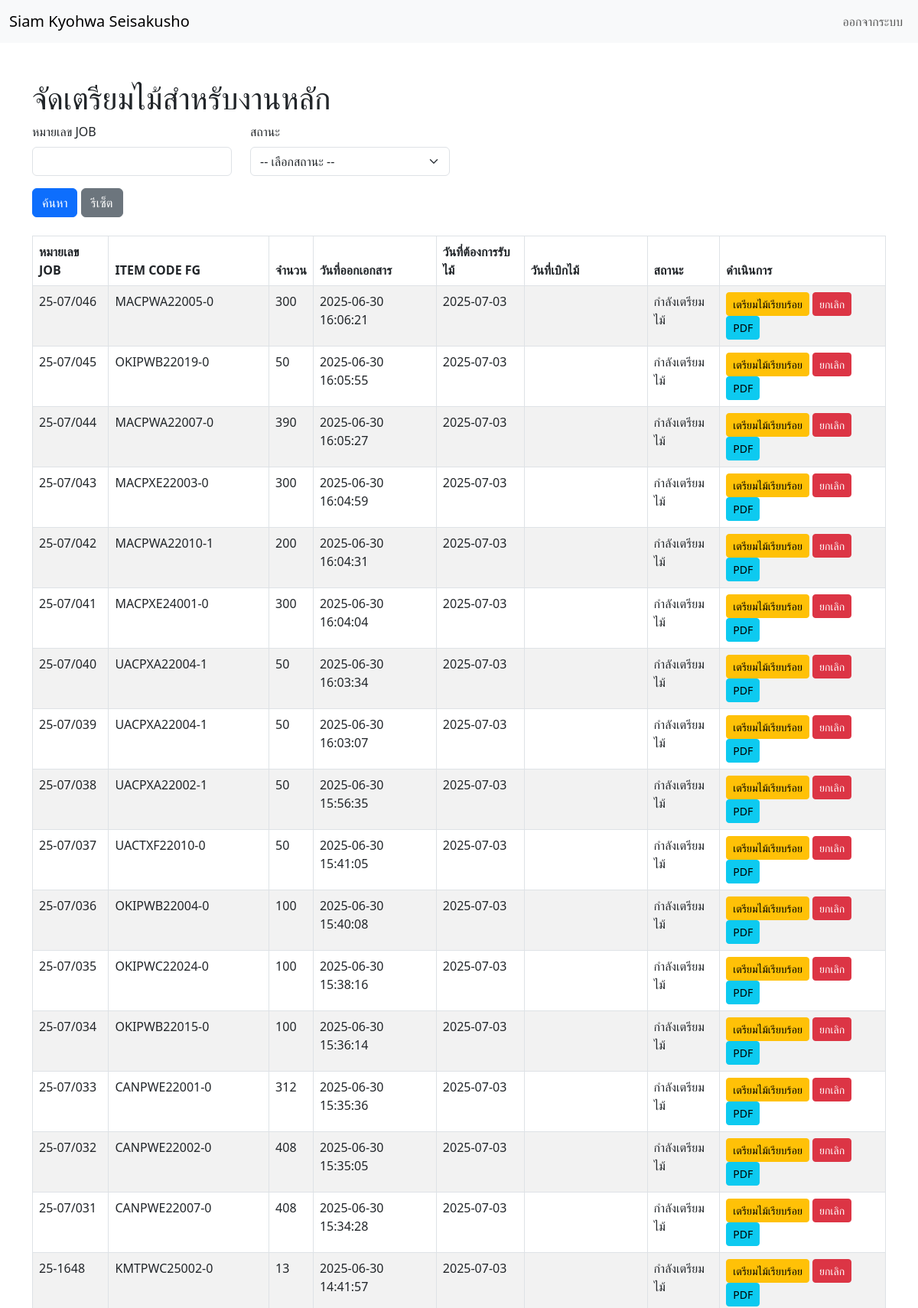
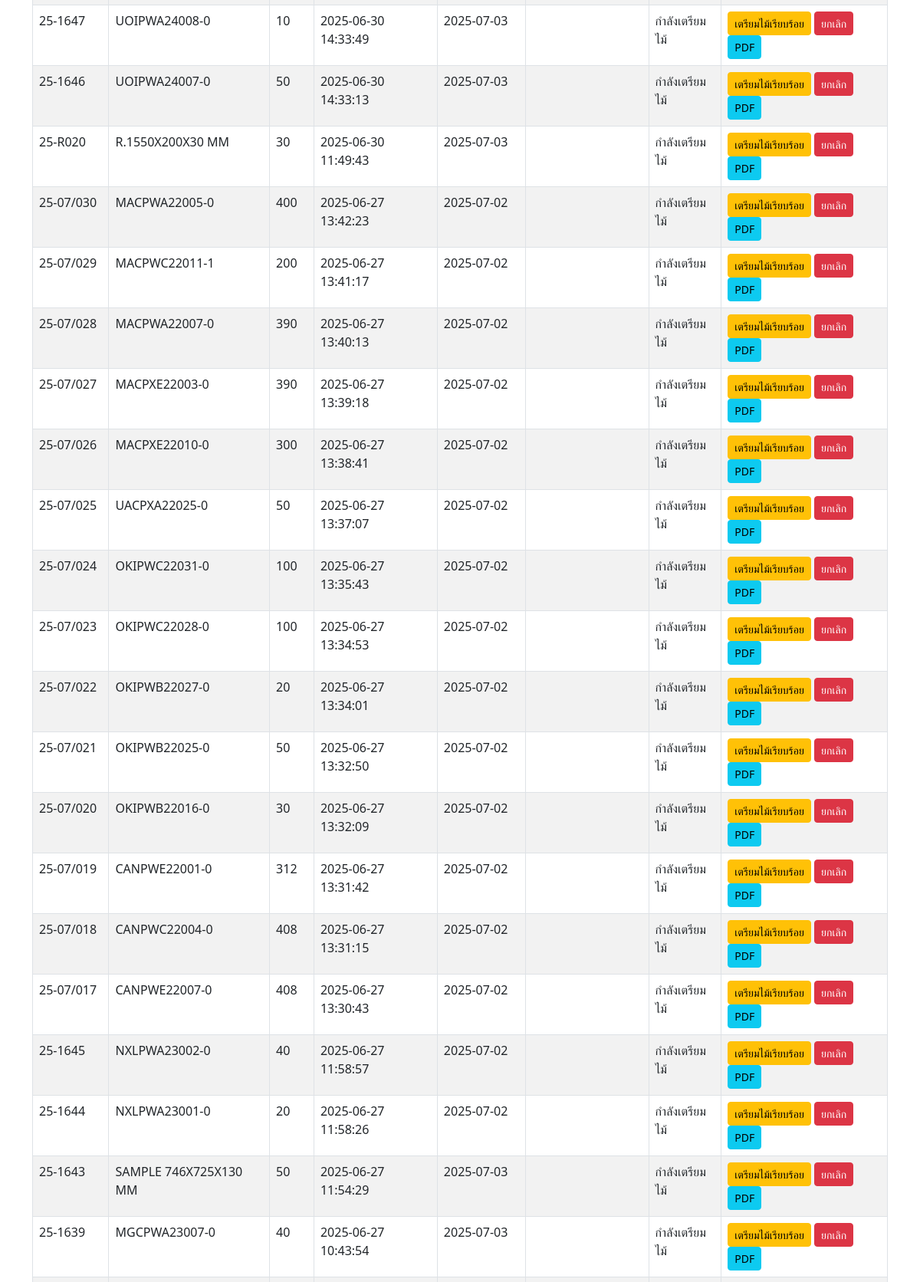
Page /wip_manage_issue_main.php (upper part) on the committed database (2 pictures, top to bottom).
### tables this page shows
CREATE TABLE IF NOT EXISTS `wood_issue` (
  `issue_id` int(11) NOT NULL AUTO_INCREMENT,
  `job_id` varchar(50) NOT NULL,
  `job_type` varchar(50) DEFAULT NULL,
  `prod_id` varchar(50) NOT NULL,
  `product_code` varchar(50) NOT NULL,
  `quantity` int(11) NOT NULL,
  `price_value` double NOT NULL DEFAULT 0,
  `total_wage` double NOT NULL DEFAULT 0,
  `wood_wastage` float DEFAULT 0,
  `wood_type` enum('NONFSC','FSCMIX','FSC100') NOT NULL,
  `creation_date` datetime NOT NULL DEFAULT current_timestamp(),
  `create_by` varchar(50) DEFAULT NULL,
  `want_receive` datetime DEFAULT NULL,
  `issue_date` datetime DEFAULT NULL,
  `issued_by` varchar(100) NOT NULL,
  `issue_status` enum('รอยืนยันงาน','สั่งไม้','กำลังเตรียมไม้','รอเบิก','เบิกแล้ว','ปิดสำเร็จ','ยกเลิก','รอยืนยันการสั่งจ่าย','สั่งจ่ายแล้ว') NOT NULL DEFAULT 'สั่งไม้' COMMENT 'สถานะการเบิกไม้: รอเบิก = ยังไม่ได้เบิก, เบิกแล้ว = เบิกไม้เรียบร้อย',
  `issue_type` varchar(50) NOT NULL DEFAULT 'ใบเบิกใช้',
  `remark` varchar(100) DEFAULT NULL,
  PRIMARY KEY (`issue_id`)
);

### wip_manage_issue_main.php (the view, shortened to what this page needs)
<?php
include 'config_db.php';
$limit = 100;
$page = isset($_GET['page']) ? (int)$_GET['page'] : 1;
$offset = ($page - 1) * $limit;
$whereClauses = [];
$whereClauses[] = "job_type != 'งานพาเลทไม้อัด'";
$whereClauses[] = "issue_status != 'รอยืนยันงาน'";
$whereClauses[] = "issue_status != 'สั่งจ่ายแล้ว'";
$sql = "SELECT * FROM wood_issue";
if (count($whereClauses) > 0) {
    $sql .= " WHERE " . implode(' AND ', $whereClauses);
}
$sql .= " ORDER BY creation_date DESC LIMIT $limit OFFSET $offset";
$result = $conn->query($sql);
?>
<!DOCTYPE html>
<html lang="th">
<head>
    <link href="https://cdn.jsdelivr.net/npm/bootstrap@5.3.0-alpha1/dist/css/bootstrap.min.css" rel="stylesheet" />
</head>
<body>
<?php include 'navbar.php';?>
<div class="container mt-5">
    <h1>จัดเตรียมไม้สำหรับงานหลัก</h1>
    <form method="GET" action="">
        <div class="row mb-3">
            <div class="col-md-3">
                <label for="search_job_code" class="form-label">หมายเลข JOB</label>
                <input type="text" class="form-control" name="search_job_code" id="search_job_code" value="<?php echo isset($_GET['search_job_code']) ? $_GET['search_job_code'] : ''; ?>">
            </div>
            <div class="col-md-3">
                <label for="search_status" class="form-label">สถานะ</label>
                <select class="form-select" name="search_status" id="search_status">
                    <option value="">-- เลือกสถานะ --</option>
                </select>
            </div>
        </div>
        <button type="submit" class="btn btn-primary">ค้นหา</button>
        <a href="wip_manage_issue_main.php" class="btn btn-secondary">รีเซ็ต</a>
    </form>
    <br>
    <table class="table table-bordered table-striped">
        <thead>
            <tr>
                <th>หมายเลข JOB</th>
                <th>ITEM CODE FG</th>
                <th>จำนวน</th>
                <th>วันที่ออกเอกสาร</th>
                <th>วันที่ต้องการรับไม้</th>
                <th>วันที่เบิกไม้</th>
                <th>สถานะ</th>
                <th>ดำเนินการ</th>
            </tr>
        </thead>
        <tbody>
            <?php while ($row = $result->fetch_assoc()) { ?>
                <tr>
                    <td><?php echo $row['job_id']; ?></td>
                    <td><?php echo $row['product_code']; ?></td>
                    <td><?php echo $row['quantity']; ?></td>
                    <td><?php echo $row['creation_date']; ?></td>
                    <td><?php echo date('Y-m-d', strtotime($row['want_receive'])); ?></td>
                    <td><?php echo $row['issue_date']; ?></td>
                    <td><?php echo $row['issue_status']; ?></td>
                    <td>
                        <?php if ($row['issue_status'] == 'สั่งไม้') { ?>
                            <button class="btn btn-success btn-sm" onclick="updateStatus(<?php echo $row['issue_id']; ?>, 'กำลังเตรียมไม้', 'wood_issue')">ยืนยัน</button>
                        <?php } elseif ($row['issue_status'] == 'กำลังเตรียมไม้') { ?>
                            <button class="btn btn-warning btn-sm" onclick="updateStatus(<?php echo $row['issue_id']; ?>, 'รอเบิก', 'wood_issue')">เตรียมไม้เรียบร้อย</button>
                        <?php } elseif ($row['issue_status'] == 'รอเบิก') { ?>
                            <button class="btn btn-info btn-sm" onclick="showPopup(<?php echo $row['issue_id']; ?>, 'wood_issue')">เบิกออก</button>
                        <?php } ?>
                        <?php if ($row['issue_status'] != 'เบิกแล้ว' && $row['issue_status'] != 'ยกเลิก' && $row['issue_status'] != 'ปิดสำเร็จ') { ?>
                            <button class="btn btn-danger btn-sm" onclick="confirmCancel(<?php echo $row['issue_id']; ?>)">ยกเลิก</button>
                        <?php } else { ?>
                            <button class="btn btn-danger btn-sm" disabled>ยกเลิก</button>
                        <?php } ?>
                        <a href="generate_issued_pdf.php?issue_id=<?php echo $row['issue_id']; ?>" class="btn btn-info btn-sm" target="_blank">PDF</a>
                    </td>
                </tr>
            <?php } ?>
        </tbody>
    </table>
</div>
</body>
</html>

### rows in the picture
wood_issue: job "25-07/046", product_code "MACPWA22005-0", quantity "300", creation_date "2025-06-30 16:06:21", want_receive "2025-07-03", issue_status "กำลังเตรียมไม้"
wood_issue: job "25-07/045", product_code "OKIPWB22019-0", quantity "50", creation_date "2025-06-30 16:05:55", want_receive "2025-07-03", issue_status "กำลังเตรียมไม้"
wood_issue: job "25-07/044", product_code "MACPWA22007-0", quantity "390", creation_date "2025-06-30 16:05:27", want_receive "2025-07-03", issue_status "กำลังเตรียมไม้"
wood_issue: job "25-07/043", product_code "MACPXE22003-0", quantity "300", creation_date "2025-06-30 16:04:59", want_receive "2025-07-03", issue_status "กำลังเตรียมไม้"
wood_issue: job "25-07/042", product_code "MACPWA22010-1", quantity "200", creation_date "2025-06-30 16:04:31", want_receive "2025-07-03", issue_status "กำลังเตรียมไม้"
wood_issue: job "25-07/041", product_code "MACPXE24001-0", quantity "300", creation_date "2025-06-30 16:04:04", want_receive "2025-07-03", issue_status "กำลังเตรียมไม้"
wood_issue: job "25-07/040", product_code "UACPXA22004-1", quantity "50", creation_date "2025-06-30 16:03:34", want_receive "2025-07-03", issue_status "กำลังเตรียมไม้"
wood_issue: job "25-07/039", product_code "UACPXA22004-1", quantity "50", creation_date "2025-06-30 16:03:07", want_receive "2025-07-03", issue_status "กำลังเตรียมไม้"
wood_issue: job "25-07/038", product_code "UACPXA22002-1", quantity "50", creation_date "2025-06-30 15:56:35", want_receive "2025-07-03", issue_status "กำลังเตรียมไม้"
wood_issue: job "25-07/037", product_code "UACTXF22010-0", quantity "50", creation_date "2025-06-30 15:41:05", want_receive "2025-07-03", issue_status "กำลังเตรียมไม้"
wood_issue: job "25-07/036", product_code "OKIPWB22004-0", quantity "100", creation_date "2025-06-30 15:40:08", want_receive "2025-07-03", issue_status "กำลังเตรียมไม้"
wood_issue: job "25-07/035", product_code "OKIPWC22024-0", quantity "100", creation_date "2025-06-30 15:38:16", want_receive "2025-07-03", issue_status "กำลังเตรียมไม้"
wood_issue: job "25-07/034", product_code "OKIPWB22015-0", quantity "100", creation_date "2025-06-30 15:36:14", want_receive "2025-07-03", issue_status "กำลังเตรียมไม้"
wood_issue: job "25-07/033", product_code "CANPWE22001-0", quantity "312", creation_date "2025-06-30 15:35:36", want_receive "2025-07-03", issue_status "กำลังเตรียมไม้"
wood_issue: job "25-07/032", product_code "CANPWE22002-0", quantity "408", creation_date "2025-06-30 15:35:05", want_receive "2025-07-03", issue_status "กำลังเตรียมไม้"
wood_issue: job "25-07/031", product_code "CANPWE22007-0", quantity "408", creation_date "2025-06-30 15:34:28", want_receive "2025-07-03", issue_status "กำลังเตรียมไม้"
wood_issue: job "25-1648", product_code "KMTPWC25002-0", quantity "13", creation_date "2025-06-30 14:41:57", want_receive "2025-07-03", issue_status "กำลังเตรียมไม้"
wood_issue: job "25-1647", product_code "UOIPWA24008-0", quantity "10", creation_date "2025-06-30 14:33:49", want_receive "2025-07-03", issue_status "กำลังเตรียมไม้"
wood_issue: job "25-1646", product_code "UOIPWA24007-0", quantity "50", creation_date "2025-06-30 14:33:13", want_receive "2025-07-03", issue_status "กำลังเตรียมไม้"
wood_issue: job "25-R020", product_code "R.1550X200X30 MM", quantity "30", creation_date "2025-06-30 11:49:43", want_receive "2025-07-03", issue_status "กำลังเตรียมไม้"
wood_issue: job "25-07/030", product_code "MACPWA22005-0", quantity "400", creation_date "2025-06-27 13:42:23", want_receive "2025-07-02", issue_status "กำลังเตรียมไม้"
wood_issue: job "25-07/029", product_code "MACPWC22011-1", quantity "200", creation_date "2025-06-27 13:41:17", want_receive "2025-07-02", issue_status "กำลังเตรียมไม้"
wood_issue: job "25-07/028", product_code "MACPWA22007-0", quantity "390", creation_date "2025-06-27 13:40:13", want_receive "2025-07-02", issue_status "กำลังเตรียมไม้"
wood_issue: job "25-07/027", product_code "MACPXE22003-0", quantity "390", creation_date "2025-06-27 13:39:18", want_receive "2025-07-02", issue_status "กำลังเตรียมไม้"
wood_issue: job "25-07/026", product_code "MACPXE22010-0", quantity "300", creation_date "2025-06-27 13:38:41", want_receive "2025-07-02", issue_status "กำลังเตรียมไม้"
wood_issue: job "25-07/025", product_code "UACPXA22025-0", quantity "50", creation_date "2025-06-27 13:37:07", want_receive "2025-07-02", issue_status "กำลังเตรียมไม้"
wood_issue: job "25-07/024", product_code "OKIPWC22031-0", quantity "100", creation_date "2025-06-27 13:35:43", want_receive "2025-07-02", issue_status "กำลังเตรียมไม้"
wood_issue: job "25-07/023", product_code "OKIPWC22028-0", quantity "100", creation_date "2025-06-27 13:34:53", want_receive "2025-07-02", issue_status "กำลังเตรียมไม้"
wood_issue: job "25-07/022", product_code "OKIPWB22027-0", quantity "20", creation_date "2025-06-27 13:34:01", want_receive "2025-07-02", issue_status "กำลังเตรียมไม้"
wood_issue: job "25-07/021", product_code "OKIPWB22025-0", quantity "50", creation_date "2025-06-27 13:32:50", want_receive "2025-07-02", issue_status "กำลังเตรียมไม้"
wood_issue: job "25-07/020", product_code "OKIPWB22016-0", quantity "30", creation_date "2025-06-27 13:32:09", want_receive "2025-07-02", issue_status "กำลังเตรียมไม้"
wood_issue: job "25-07/019", product_code "CANPWE22001-0", quantity "312", creation_date "2025-06-27 13:31:42", want_receive "2025-07-02", issue_status "กำลังเตรียมไม้"
wood_issue: job "25-07/018", product_code "CANPWC22004-0", quantity "408", creation_date "2025-06-27 13:31:15", want_receive "2025-07-02", issue_status "กำลังเตรียมไม้"
wood_issue: job "25-07/017", product_code "CANPWE22007-0", quantity "408", creation_date "2025-06-27 13:30:43", want_receive "2025-07-02", issue_status "กำลังเตรียมไม้"
wood_issue: job "25-1645", product_code "NXLPWA23002-0", quantity "40", creation_date "2025-06-27 11:58:57", want_receive "2025-07-02", issue_status "กำลังเตรียมไม้"
wood_issue: job "25-1644", product_code "NXLPWA23001-0", quantity "20", creation_date "2025-06-27 11:58:26", want_receive "2025-07-02", issue_status "กำลังเตรียมไม้"
wood_issue: job "25-1643", product_code "SAMPLE 746X725X130 MM", quantity "50", creation_date "2025-06-27 11:54:29", want_receive "2025-07-03", issue_status "กำลังเตรียมไม้"
wood_issue: job "25-1639", product_code "MGCPWA23007-0", quantity "40", creation_date "2025-06-27 10:43:54", want_receive "2025-07-03", issue_status "กำลังเตรียมไม้"
